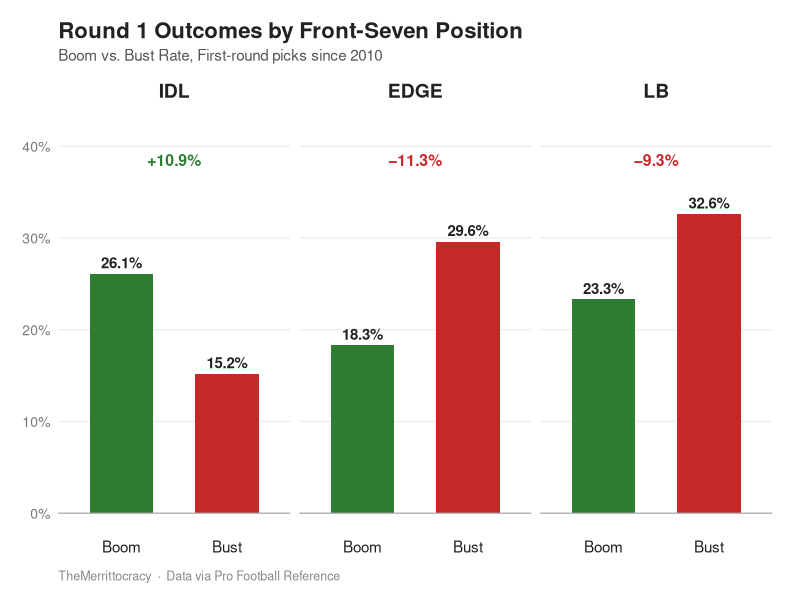

Write the R code that produced this figure.
# front_seven_outcome_distributions.R
# Produces the grouped boom/bust bar chart for the front_seven Substack post
# Output: graphics/front_seven_outcome_distributions.png
#
# Packages: ggplot2, dplyr, tibble
# Install if needed:
#   install.packages(c("ggplot2", "dplyr", "tibble"))

library(ggplot2)
library(dplyr)
library(tibble)

# --- Data -------------------------------------------------------------------
# Round 1 boom/bust rates by front-seven position

data <- tibble::tribble(
  ~position, ~type,   ~rate,
  "IDL",     "Boom",  26.1,
  "IDL",     "Bust",  15.2,
  "LB",      "Boom",  23.3,
  "LB",      "Bust",  32.6,
  "EDGE",    "Boom",  18.3,
  "EDGE",    "Bust",  29.6
) |>
  mutate(
    position = factor(position, levels = c("IDL", "EDGE", "LB")),
    type     = factor(type, levels = c("Boom", "Bust"))
  )

# Differential labels to annotate each position group
differentials <- tibble::tribble(
  ~position, ~label,        ~y,
  "IDL",     "+10.9%",      38.5,
  "EDGE",    "\u221211.3%", 38.5,
  "LB",      "\u22129.3%",  38.5
) |>
  mutate(position = factor(position, levels = c("IDL", "EDGE", "LB")))

# --- Colors -----------------------------------------------------------------

boom_color <- "#2E7D32"   # dark green
bust_color <- "#C62828"   # dark red
bg_color   <- "#FFFFFF"
grid_color <- "#EEEEEE"
text_color <- "#222222"

# --- Plot -------------------------------------------------------------------

p <- ggplot(data, aes(x = type, y = rate, fill = type)) +
  geom_col(width = 0.6, show.legend = FALSE) +
  geom_text(
    aes(label = paste0(rate, "%")),
    vjust = -0.5,
    size  = 3.8,
    fontface = "bold",
    color = text_color
  ) +
  # Differential annotation above each group
  geom_text(
    data = differentials,
    aes(x = 1.5, y = y, label = label),
    inherit.aes = FALSE,
    size     = 4,
    fontface = "bold",
    color    = ifelse(differentials$label == "+10.9%", boom_color, bust_color)
  ) +
  # Thin divider line at 0
  geom_hline(yintercept = 0, color = "#AAAAAA", linewidth = 0.4) +
  facet_wrap(~position, nrow = 1) +
  scale_fill_manual(values = c("Boom" = boom_color, "Bust" = bust_color)) +
  scale_y_continuous(
    limits = c(0, 42),
    breaks = c(0, 10, 20, 30, 40),
    labels = function(x) paste0(x, "%")
  ) +
  labs(
    title    = "Round 1 Outcomes by Front-Seven Position",
    subtitle = "Boom vs. Bust Rate, First-round picks since 2010",
    x        = NULL,
    y        = NULL,
    caption  = "TheMerrittocracy  ·  Data via Pro Football Reference"
  ) +
  theme_minimal(base_size = 13) +
  theme(
    plot.title         = element_text(face = "bold", size = 16, color = text_color, margin = margin(b = 4)),
    plot.subtitle      = element_text(size = 11, color = "#555555", margin = margin(b = 12)),
    plot.caption       = element_text(size = 9, color = "#888888", hjust = 0, margin = margin(t = 10)),
    plot.background    = element_rect(fill = bg_color, color = NA),
    panel.background   = element_rect(fill = bg_color, color = NA),
    panel.grid.major.y = element_line(color = grid_color, linewidth = 0.5),
    panel.grid.major.x = element_blank(),
    panel.grid.minor   = element_blank(),
    strip.text         = element_text(face = "bold", size = 14, color = text_color, margin = margin(b = 6)),
    axis.text.x        = element_text(size = 11, color = text_color),
    axis.text.y        = element_text(size = 10, color = "#777777"),
    plot.margin        = margin(16, 20, 12, 16)
  )

# --- Save -------------------------------------------------------------------

output_dir <- "graphics"
if (!dir.exists(output_dir)) dir.create(output_dir, recursive = TRUE)

ggsave(
  filename = file.path(output_dir, "front_seven_outcome_distributions.png"),
  plot     = p,
  width    = 7,
  height   = 5,
  dpi      = 200,
  bg       = bg_color
)

message("Saved to graphics/front_seven_outcome_distributions.png")
